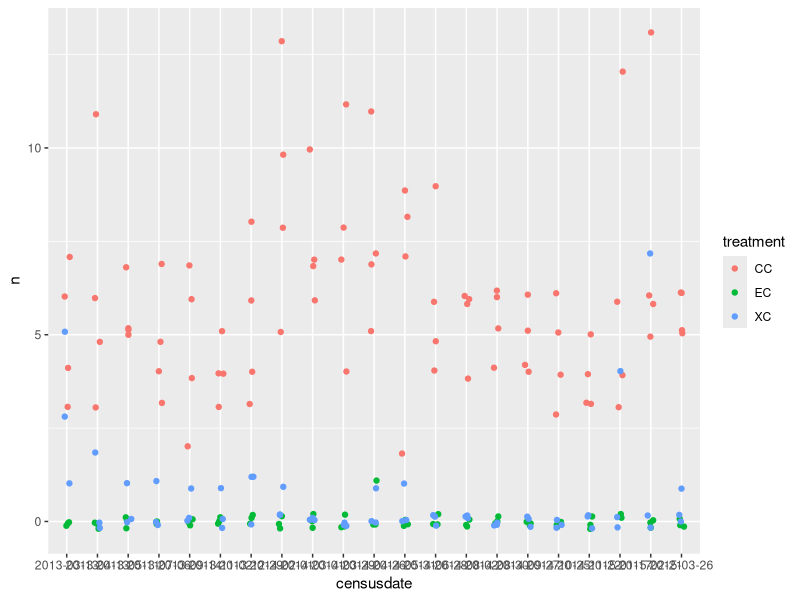
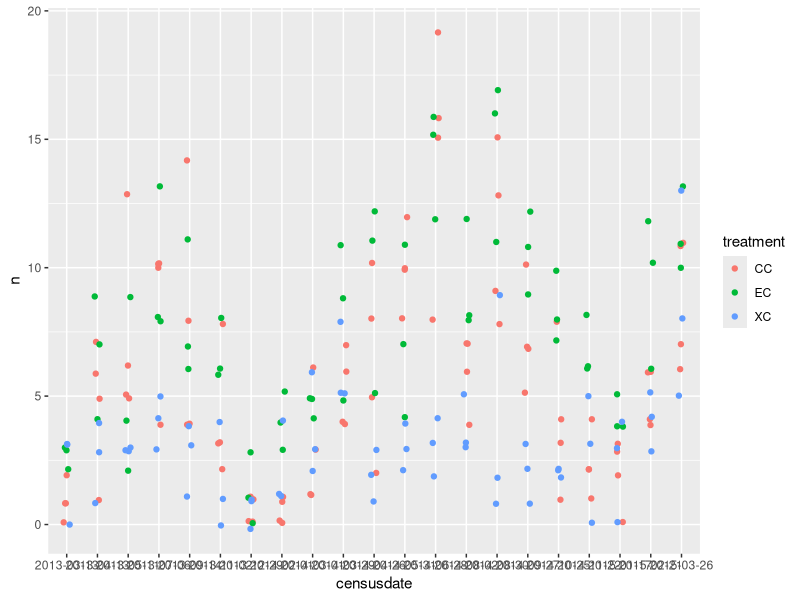
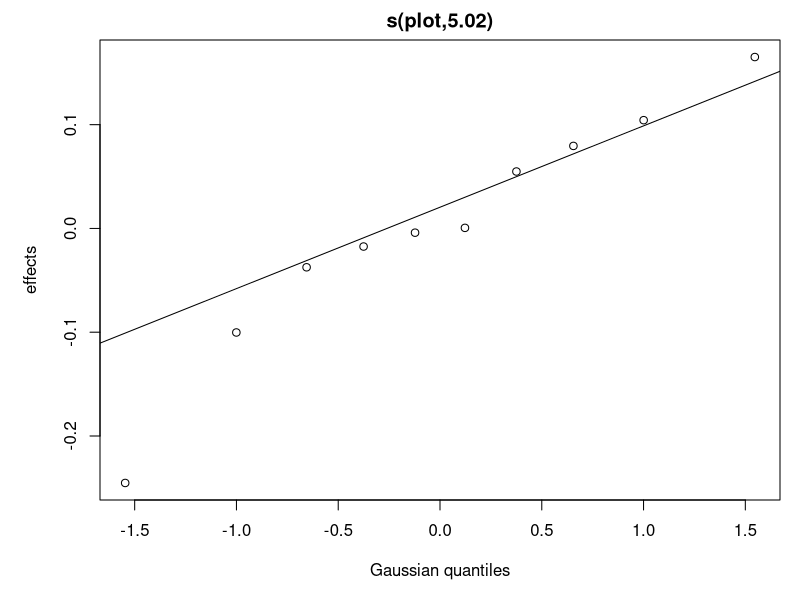
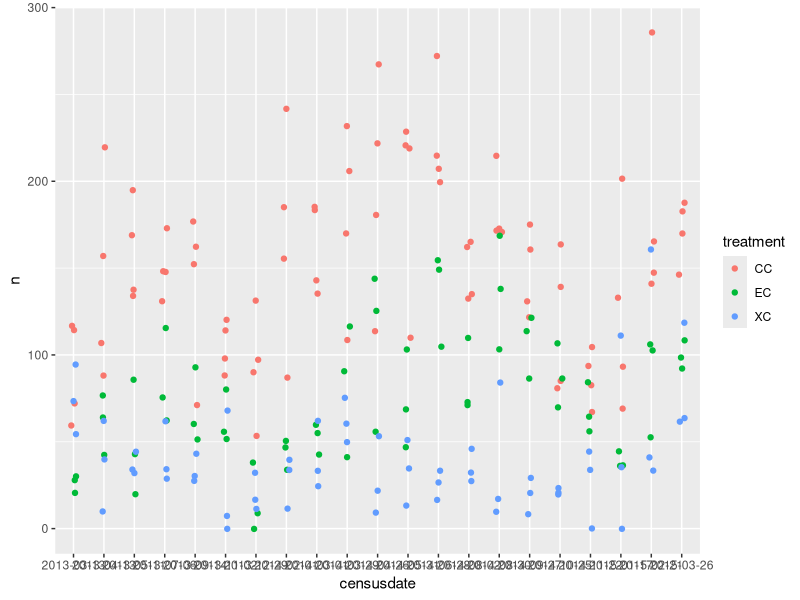
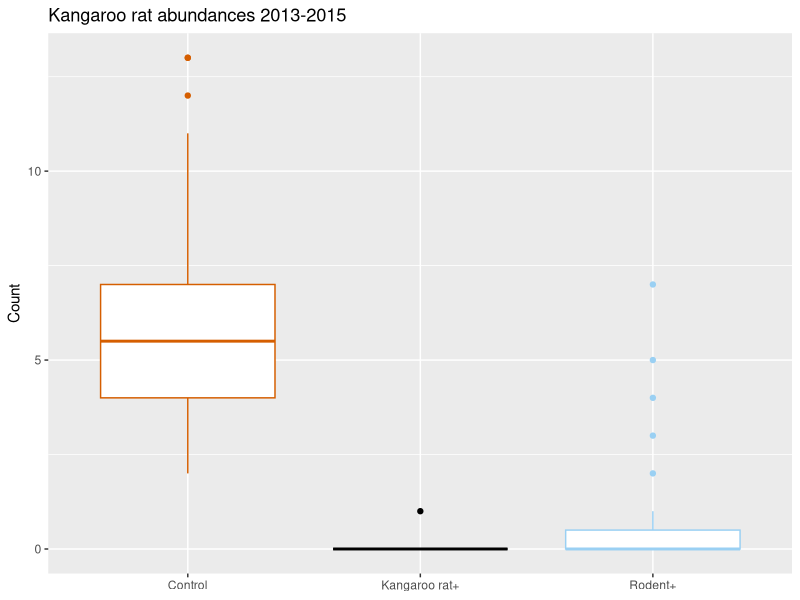
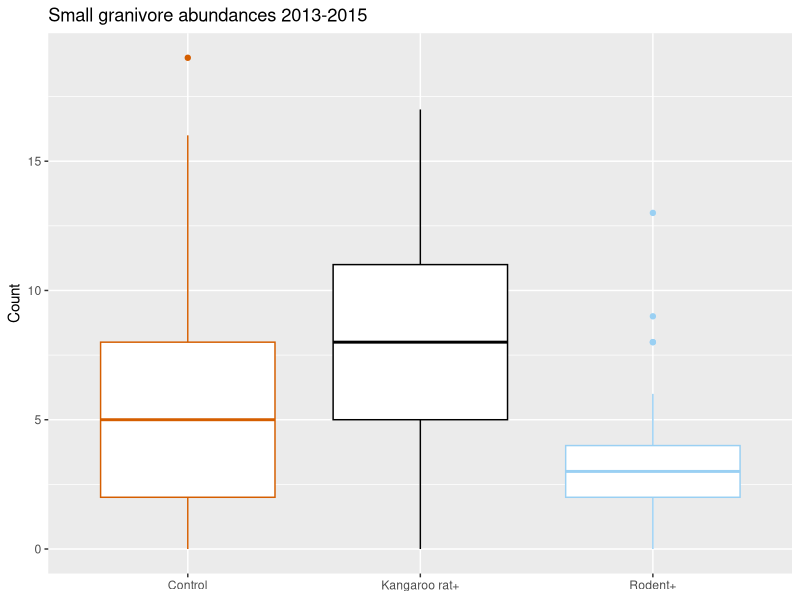
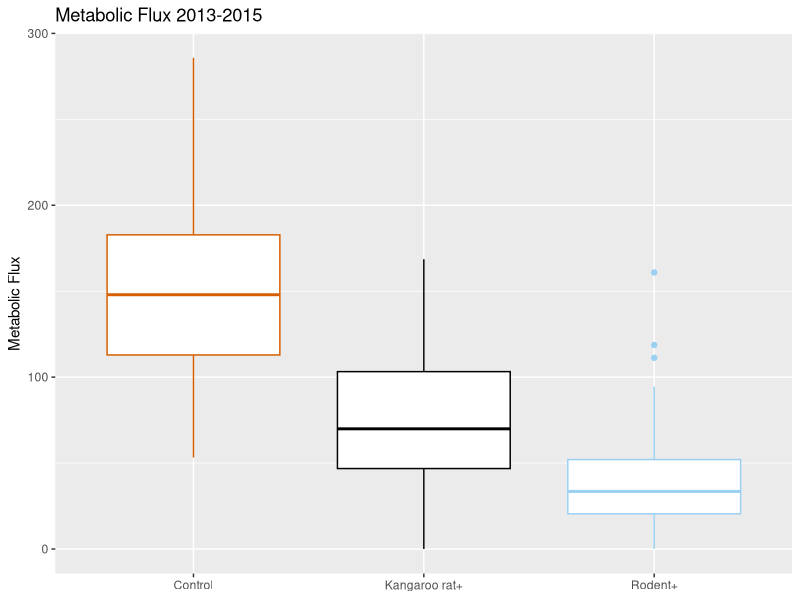
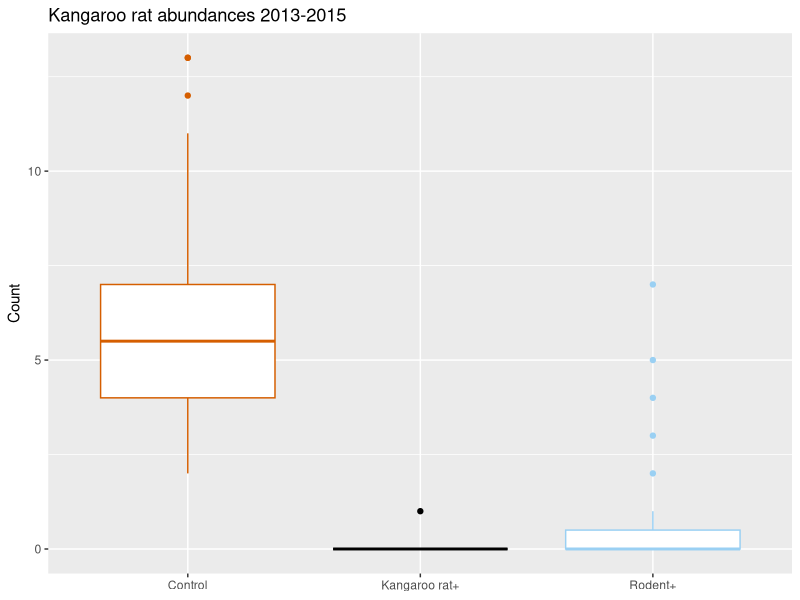

Reproduce these figures in R, in order.
# comparing values (number of dipos, number of non-dipo species, and total energy) between treatments, before treatment change in 2015

library(multcomp)
library(dplyr)
library('mgcv')
library(ggplot2)

cbbPalette <- c("#000000", "#009E73", "#e79f00", "#9ad0f3", "#0072B2", "#D55E00", 
                "#CC79A7", "#F0E442")
# dipos -----
df1 = read.csv('Data/Dipo_counts.csv') %>% 
  filter(numericdate<16.543) %>%
  mutate(plot = factor(plot))
# plot data
ggplot(df1, aes(x=censusdate, y=n, colour=treatment)) + geom_jitter(width=.1, height=.2)

# model krat abundance
dipo.mod <- gam(n ~ treatment + numericdate + s(plot, bs = 're'), data = df1,
                family = poisson(), method ='REML')
summary(dipo.mod)

## Achim Zeileis answered a Q on Crossvalidated on this topic, so we can
## follow him and use a hand-crafted contrast matrix.
## https://stats.stackexchange.com/a/376257/1390

# test for pairwise differences using glht (general linear hypothesis)
contr <- matrix(0, nrow = 3, ncol = length(coef(dipo.mod)))
colnames(contr) <- names(coef(dipo.mod))
rownames(contr) <- c("EC - CC", "XC - CC", "XC - EC")
contr[, 2:3] <- rbind(c(1, 0), c(0, 1), c(-1, 1))
dipo.glht <- glht(dipo.mod, linfct = contr)
summary(dipo.glht)                        # summary

# small granivores ----
df2 = read.csv('Data/SmallGranivores.csv') %>% 
  filter(numericdate<16.543) %>%
  mutate(plot = factor(plot))
ggplot(df2, aes(x=censusdate, y=n, colour=treatment)) + geom_jitter(width=.1, height=.2)

# model small granivore abundance
sm.mod <- gam(n ~ treatment + numericdate + s(plot, bs = 're'), data = df2,
              family = poisson(), method = 'REML')
summary(sm.mod)
plot(sm.mod, pages = 1)

# test for pairwise differences using glht (general linear hypothesis)
contr <- matrix(0, nrow = 3, ncol = length(coef(sm.mod)))
colnames(contr) <- names(coef(sm.mod))
rownames(contr) <- c("EC - CC", "XC - CC", "XC - EC")
contr[, 2:3] <- rbind(c(1, 0), c(0, 1), c(-1, 1))
sm.glht <- glht(sm.mod, linfct = contr)
summary(sm.glht)                        # summary

# energy ---- 
df3 = read.csv('Data/TotalCommunityEnergy.csv') %>% 
  filter(numericdate<16.543) %>%
  mutate(plot = factor(plot))
ggplot(df3, aes(x=censusdate, y=n, colour=treatment)) +geom_jitter(width=.1, height=.2)

# model total metabolic energy
en.mod <- gam(n ~ treatment + numericdate + s(plot, bs = 're'), data = df3,
              family = tw, method = "REML")
summary(en.mod)

# test for pairwise differences using glht (general linear hypothesis)
contr <- matrix(0, nrow = 3, ncol = length(coef(en.mod)))
colnames(contr) <- names(coef(en.mod))
rownames(contr) <- c("EC - CC", "XC - CC", "XC - EC")
contr[, 2:3] <- rbind(c(1, 0), c(0, 1), c(-1, 1))
en.glht <- glht(en.mod, linfct = contr)
summary(en.glht)                        # summary


# ========================================================================
# create boxplots for supplement
dipobox = ggplot(df1,aes(x=treatment,y=n, colour=treatment)) + 
  geom_boxplot() +
  ggtitle('Kangaroo rat abundances 2013-2015') +
  scale_colour_manual(values=cbbPalette[c(6,1,4)]) +
  labs(y = 'Count', x = NULL) +
  scale_x_discrete(breaks=c("CC","EC","XC"),
                   labels=c("Control", "Kangaroo rat+", "Rodent+")) +
  theme(legend.position = 'none')
dipobox
ggsave('Figures/DipoCountBoxplot.pdf',dipobox,width=6,height=2.5)
ggsave('Figures/DipoCountBoxplot.tiff',dipobox,width=6,height=2.5)

smgranbox = ggplot(df2,aes(x=treatment,y=n, colour=treatment)) + 
  geom_boxplot() +
  ggtitle('Small granivore abundances 2013-2015') +
  scale_colour_manual(values=cbbPalette[c(6,1,4)]) +
  labs(y = 'Count', x = NULL) +
  scale_x_discrete(breaks=c("CC","EC","XC"),
                   labels=c("Control", "Kangaroo rat+", "Rodent+")) +
  theme(legend.position = 'none')
smgranbox

df2 %>%
  group_by(treatment) %>%
  summarise(avg = mean(n), sd = sd(n))

ggsave('Figures/SmallGranivoreBoxplot.pdf',smgranbox,width=6,height=2.5)
ggsave('Figures/SmallGranivoreBoxplot.tiff',smgranbox,width=6,height=2.5)

energybox = ggplot(df3,aes(x=treatment,y=n, colour=treatment)) + 
  geom_boxplot() +
  ggtitle('Metabolic Flux 2013-2015') +
  scale_colour_manual(values=cbbPalette[c(6,1,4)]) +
  labs(y = 'Metabolic Flux', x = NULL) +
  scale_x_discrete(breaks=c("CC","EC","XC"),
                   labels=c("Control", "Kangaroo rat+", "Rodent+")) +
  theme(legend.position = 'none')
energybox

df3 %>%
  group_by(treatment) %>%
  summarise(avg = mean(n), sd = sd(n))

ggsave('Figures/TotalEnergyBoxplot.pdf',energybox,width=6,height=2.5)
ggsave('Figures/TotalEnergyBoxplot.tiff',energybox,width=6,height=2.5)
